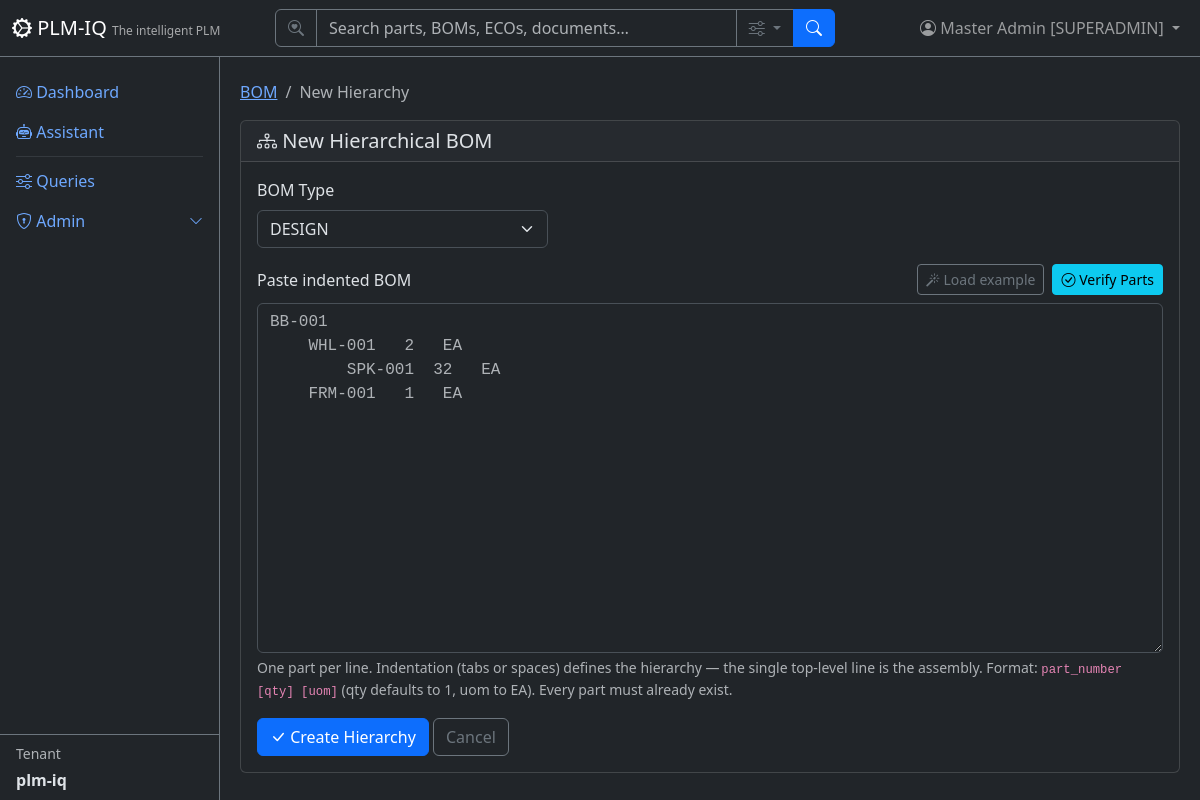
Screenshot of /bom/hierarchy (signed in) with the database file from the repository.
### app/models/tenant_user.py (models this page shows)
class User(Base):
    __tablename__ = "users"
    user_id = Column("user_id", Integer, primary_key=True, autoincrement=True)
    username = Column("username", String, unique=True, nullable=False)
    full_name = Column("full_name", String, nullable=False)
    email = Column("email", String)
    password_hash = Column("password_hash", String, nullable=False, default="")
    tenant_id = Column("tenant_id", Integer, ForeignKey("tenants.tenant_id"), nullable=False, default=1)
    tenant_key = Column("tenant_key", String, nullable=False)
    is_active = Column("is_active", Boolean, default=True)
    created_date = Column("created_date", String)
    role = Column("role", String, nullable=False, default="reader")
    tenant = relationship("Tenant", back_populates="users")
    favorites = relationship("Favorite", back_populates="user")

class Tenant(Base):
    __tablename__ = "tenants"
    tenant_id = Column("tenant_id", Integer, primary_key=True, autoincrement=True)
    tenant_name = Column("tenant_name", String, unique=True, nullable=False)
    tenant_key = Column("tenant_key", String, unique=True, nullable=False)
    tenant_secret = Column("tenant_secret", String, nullable=False, default="")
    subdomain = Column("subdomain", String, unique=True, nullable=True)
    description = Column("description", String)
    created_date = Column("created_date", String)
    role = Column("role", String, default="reader")
    is_active = Column("is_active", Boolean, default=True)
    users = relationship("User", back_populates="tenant")
    parts = relationship("Part", back_populates="tenant")
    favorites = relationship("Favorite", back_populates="tenant")

### app/routers/bom.py (the view)
@router.get("/hierarchy", response_class=HTMLResponse)
def bom_hierarchy_form(
    request: Request,
    db: TenantScopedSession = Depends(get_tenant_db),
    _role: User = Depends(require_role(["author"])),
):
    user = require_user(request, db)
    ctx = auth_context(request, db)
    return HTMLResponse(content=render(
        "bom/hierarchy.html", **ctx,
        bom_types=["DESIGN", "AS_BUILT", "AS_SHIPPED", "AS_MAINTAINED"],
    ))

### app/templates/bom/hierarchy.html (shortened to what this page needs)
{% extends "base.html" %}
{% block content %}
<nav aria-label="breadcrumb">
    <ol class="breadcrumb">
        <li class="breadcrumb-item"><a href="/bom">BOM</a></li>
        <li class="breadcrumb-item active">New Hierarchy</li>
    </ol>
</nav>
<div class="card">
    <div class="card-header"><h5 class="mb-0"><i class="bi bi-diagram-3"></i> New Hierarchical BOM</h5></div>
    <div class="card-body">
        <form method="POST" action="/bom/hierarchy">
            <div class="row g-3 mb-3">
                <div class="col-md-4">
                    <label class="form-label">BOM Type</label>
                    <select name="bom_type" class="form-select">
                        {% for t in bom_types %}
                        <option value="{{ t }}">{{ t }}</option>
                        {% endfor %}
                    </select>
                </div>
            </div>
            <div class="mb-2 d-flex justify-content-between align-items-center">
                <label class="form-label mb-0">Paste indented BOM</label>
                <div class="d-flex gap-2">
                    <button type="button" class="btn btn-sm btn-outline-secondary" onclick="loadExample()">
                        <i class="bi bi-magic"></i> Load example
                    </button>
                    <button type="button" class="btn btn-sm btn-info" onclick="verifyParts()">
                        <i class="bi bi-check-circle"></i> Verify Parts
                    </button>
                </div>
            </div>
            <textarea name="bom_text" class="form-control font-monospace" rows="14" required
                placeholder="BB-001&#10;    WHL-001   2   EA&#10;        SPK-001  32   EA&#10;    FRM-001   1   EA">{{ submitted or '' }}</textarea>
            <div class="form-text text-muted mt-1">
                One part per line. Indentation (tabs or spaces) defines the hierarchy — the single
                top-level line is the assembly. Format: <code>part_number [qty] [uom]</code>
                (qty defaults to 1, uom to EA). Every part must already exist.
            </div>
            <div class="mt-3">
                <button type="submit" class="btn btn-primary"><i class="bi bi-check-lg"></i> Create Hierarchy</button>
                <a href="/bom" class="btn btn-outline-secondary">Cancel</a>
            </div>
        </form>
    </div>
</div>
{% endblock %}

### app/templates/base.html (shortened to what this page needs)
<!DOCTYPE html>
<html lang="en" data-bs-theme="dark">
<head>
    <link href="https://cdn.jsdelivr.net/npm/bootstrap@5.3.3/dist/css/bootstrap.min.css" rel="stylesheet">
    <link href="https://cdn.jsdelivr.net/npm/bootstrap-icons@1.11.3/font/bootstrap-icons.css" rel="stylesheet">
</head>
<body>
    <nav class="navbar navbar-expand-md navbar-dark bg-dark fixed-top border-bottom border-secondary">
        <div class="container-fluid">
            <a class="navbar-brand" href="/">
                <i class="bi bi-gear-wide-connected"></i> PLM-IQ
                <small class="d-none d-md-inline">The intelligent PLM</small>
            </a>
            <div class="collapse navbar-collapse" id="navMenu">
                {% if current_user %}
                <form class="d-flex mx-auto my-2 my-md-0" role="search" action="/search" method="get" style="width: 100%; max-width: 560px;">
                    <div class="input-group">
                        <span class="input-group-text bg-dark border-secondary text-secondary"><i class="bi bi-search-heart"></i></span>
                        <input type="search" name="q" class="form-control bg-dark text-light border-secondary" placeholder="Search parts, BOMs, ECOs, documents…" aria-label="Search">
                        <button class="btn btn-outline-secondary dropdown-toggle" type="button" data-bs-toggle="dropdown" data-bs-auto-close="outside" title="Search options">
                            <i class="bi bi-sliders"></i>
                        </button>
                        <button class="btn btn-primary" type="submit"><i class="bi bi-search"></i></button>
                    </div>
                </form>
                {% endif %}
                <ul class="navbar-nav ms-auto align-items-center">
                    {% if current_user %}
                    <li class="nav-item dropdown">
                        <a class="nav-link dropdown-toggle position-relative" href="#" role="button" data-bs-toggle="dropdown" aria-label="Profile Menu" title="Profile Menu">
                            <i class="bi bi-person-circle"></i>
                            <span class="d-none d-md-inline">{{ current_user.full_name }} [{{ current_user.role|upper if current_user.role else 'SUPERUSER' }}]</span>
                        </a>
                    </li>
                    {% else %}
                    <li class="nav-item">
                        <a class="nav-link" href="/login"><i class="bi bi-box-arrow-in-right"></i> Sign In</a>
                    </li>
                    {% endif %}
                </ul>
            </div>
        </div>
    </nav>
    <div class="sidebar bg-dark border-end border-secondary pt-3">
        <ul class="nav nav-pills flex-column flex-grow-1 overflow-auto">
            <li class="nav-item">
                <a class="nav-link" href="/"><i class="bi bi-speedometer2"></i> Dashboard</a>
            </li>
            <li class="nav-item">
                <a class="nav-link" href="/assistant"><i class="bi bi-robot"></i> Assistant</a>
            </li>
            <li class="nav-item">
                <hr class="nav-divider my-1 mx-3 border-secondary">
            </li>
            <li class="nav-item">
                <a class="nav-link" href="/queries"><i class="bi bi-sliders"></i> Queries</a>
            </li>
            {% if current_user and (current_user.role == 'tenantadmin' or current_user.role is none or current_user.role == 'superadmin') %}
            <li class="nav-item">
                <a class="nav-link d-flex justify-content-between align-items-center" data-bs-toggle="collapse" href="#adminSubmenu" role="button" aria-expanded="false">
                    <span><i class="bi bi-shield-lock"></i> Admin</span>
                    <i class="bi bi-chevron-down small"></i>
                </a>
            </li>
            {% endif %}
        </ul>
        {% if current_tenant %}
        <div class="px-3 py-2 border-top border-secondary mt-auto">
            <div class="small text-muted mb-1">Tenant</div>
            <div class="fw-bold">{{ current_tenant.tenant_name }}</div>
        </div>
        {% endif %}
    </div>
    <div class="main-content">
        {% block content %}{% endblock %}
    </div>
</body>
</html>

### app/templates/base.html (style rules this page uses)
body { padding-top: 60px; }
.sidebar { position: fixed; top: 56px; bottom: 0; left: 0; width: 220px; overflow-y: auto; display: flex; flex-direction: column; }
.main-content { margin-left: 220px; padding: 20px; }
.navbar-brand small { font-size: 0.75rem; opacity: 0.6; }

### rows the page displays
User: full_name "Master Admin", role "SUPERADMIN"
Tenant: tenant_name "plm-iq"

### other values shown
form field bom_type "DESIGN"
